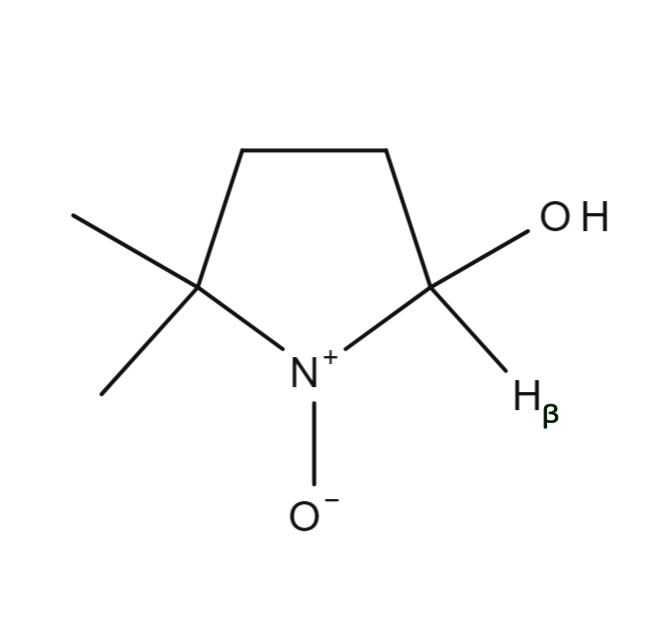
#> input picture scripts/DMPO-OH.png, 650 x 618 px
$ python simulacion_espectros.py
#> lines starting #> are read from the running program, lines starting #| are printed output that depends on the picture
import matplotlib.pyplot as plt
import matplotlib.image as mpimg
import numpy as np
import matplotlib.patches as patches

def lorentzian(x, AOHn, AOHh, G, I1, y0, a1):

    x1 = (G-AOHh/2-AOHn)
    x2 = (G-AOHh/2)
    x3 = (G-AOHh/2+AOHn)
    x4 = (G+AOHh/2-AOHn)
    x5 = (G+AOHh/2)
    x6 = (G+AOHh/2+AOHn)

    #x13 = (G+ADMPO)
    #x14 = (G)
    #x15 = (G-ADMPO)

    pref1 = -(x-x1)
    pref2 = -(x-x2)
    pref3 = -(x-x3)
    pref4 = -(x-x4)
    pref5 = -(x-x5)
    pref6 = -(x-x6)
    #pref13 = -(x-x13)
    #pref14 = -(x-x14)
    #pref15 = -(x-x15)

    # Radical OH
    y1 = I1*a1*pref1*(4*(x-x1)**2 + a1**2)**(-2)
    y2 = I1*a1*pref2*(4*(x-x2)**2 + a1**2)**(-2)
    y3 = I1*a1*pref3*(4*(x-x3)**2 + a1**2)**(-2)
    y4 = I1*a1*pref4*(4*(x-x4)**2 + a1**2)**(-2)
    y5 = I1*a1*pref5*(4*(x-x5)**2 + a1**2)**(-2)
    y6 = I1*a1*pref6*(4*(x-x6)**2 + a1**2)**(-2)


    # Interacción DMPO
    #y13 = I2*a2*pref13*(4*(x-x13)**2 + a2**2)**(-2)
    #y14 = I2*a2*pref14*(4*(x-x14)**2 + a2**2)**(-2)
    #y15 = I2*a2*pref15*(4*(x-x15)**2 + a2**2)**(-2)

    y = y1+y2+y3+y4+y5+y6+y0

    return y

# Crear la figura y los subplots
fig, axes = plt.subplots(nrows=2, ncols=2, figsize=(8, 6), gridspec_kw={'width_ratios': [2, 1], 'height_ratios': [1, 1]})

# Cargar y mostrar la primera imagen PNG en la subfigura 1
img1 = mpimg.imread('DMPO-OH.png')
#> img1 is the input picture: shape (618, 650, 4) float32; mean R, G, B, A 0.974, 0.974, 0.974, 0.0163
axes[0, 1].imshow(img1)
axes[0, 1].axis('off')  # Opcional: ocultar los ejes
axes[0, 1].set_title('DMPO-OH')

# Cargar y mostrar la segunda imagen PNG en la subfigura 2
img2 = mpimg.imread('DMPO-CH3.png')
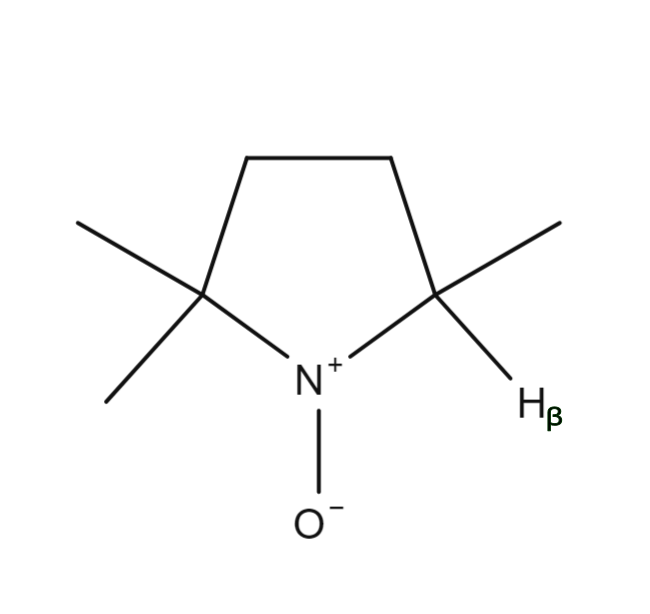
#> input picture scripts/DMPO-CH3.png, 650 x 614 px
#> img2 is the input picture: shape (614, 650, 4) float32; mean R, G, B, A 0.976, 0.976, 0.976, 0.0154
axes[1, 1].imshow(img2)
axes[1, 1].axis('off')  # Opcional: ocultar los ejes
axes[1, 1].set_title(r'DMPO-CH$_3$')


# Generar algunos datos de ejemplo para las otras subfiguras
x = np.linspace(3320, 3390, 1000)
yOH = lorentzian(x, 15, 14.6, 3352, 1, 0, 2)
yCH3 = lorentzian(x, 15.3, 22.3, 3352, 1, 0, 2)

# Plot 3
axes[0, 0].plot(x, yOH, color = "r")
#axes[0, 0].set_title('DMPO-OH')

# Plot 4
axes[1, 0].plot(x, yCH3, color = "r")
#axes[1, 0].set_title('DMPO-CH3')

# Ajustar la disposición de los subplots
plt.tight_layout()
plt.text(0, 20, r'D',fontsize=18, verticalalignment='top', fontweight='bold', color="black")
plt.text(0, -810, r'C',fontsize=18, verticalalignment='top', fontweight='bold', color="black")
plt.text(-1310, -810, r'A',fontsize=18, verticalalignment='top', fontweight='bold', color="black")
plt.text(-1310, 20, r'B',fontsize=18, verticalalignment='top', fontweight='bold', color="black")
axes[0, 0].tick_params(axis='both', labelsize=10, direction='in', length = 3)
axes[1, 0].tick_params(axis='both', labelsize=10, direction='in', length = 3)
axes[1, 0].set_xlabel(r"Campo Magnético (G)", fontsize=9)
axes[1, 0].set_ylabel(r"$\mathrm{dI_{EPR}/dH}  $", fontsize=9)
axes[0, 0].set_xlabel(r"Campo Magnético (G)", fontsize=9)
axes[0, 0].set_ylabel(r"$\mathrm{dI_{EPR}/dH}  $", fontsize=9)
# Mostrar la figura en pantalla
plt.savefig(r"../results/simulacion.pdf")
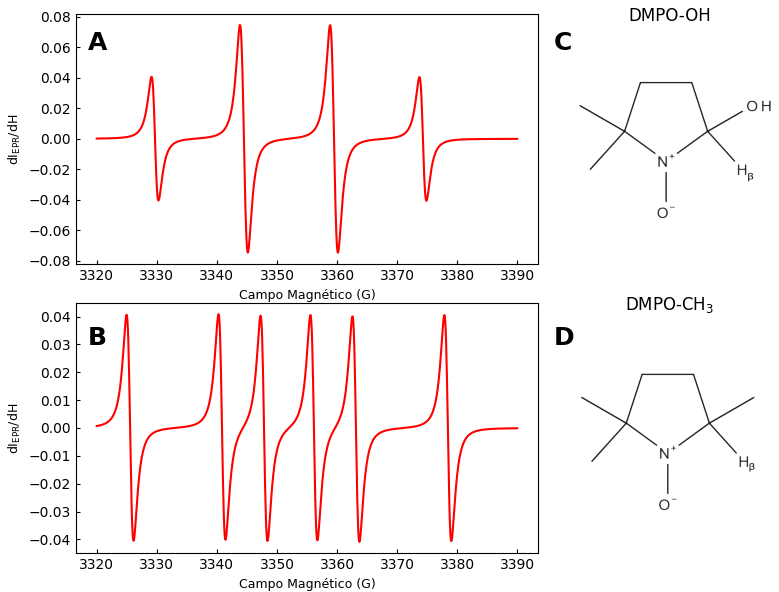
#> figure drawn by matplotlib, 4 panels; panel 1: curve peaks at x = 3343.8, y = 0.0746; panel 3: curve peaks at x = 3340.3, y = 0.0408
plt.savefig(r"../results/simulacion.png",dpi=600)
plt.show()
